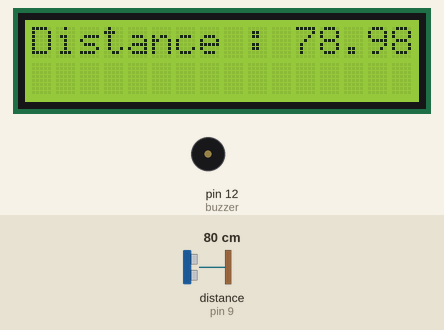
The sketch below on a simulated Arduino Uno, built with avr-gcc and run on an emulated ATmega328P. Shown: 16×2 character LCD, buzzer (waves = sounding, pin HIGH). Wiring (inferred from the names in the program): ultrasonic range finder: trigger pin 8; echo pin 9. The inputs (shaded band) are chosen by the test bench; at power-on: distance to the obstacle (sensor on pin 9) 80 cm. The echo pulse lasts 58.3 µs per cm; pins used as bus, display or sensor lines are not drawn.

Above: at 1.2 s.
1.3 s: distance to the obstacle (sensor on pin 9) set to 23 cm
At 2.0 s:
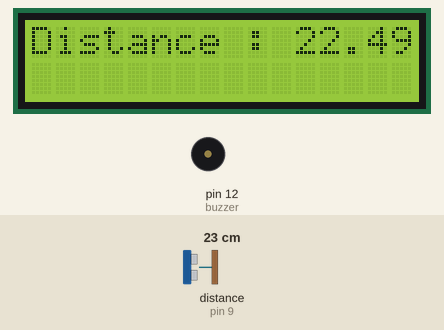
4.4 s: distance to the obstacle (sensor on pin 9) set to 18 cm
At 5.5 s:
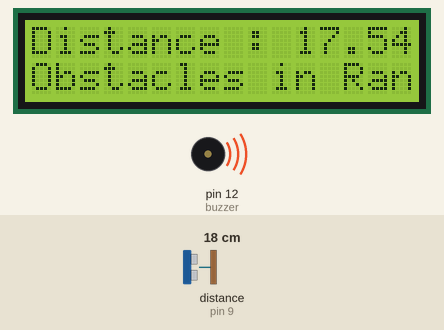
6.4 s: distance to the obstacle (sensor on pin 9) set to 2 cm
At 9.3 s:
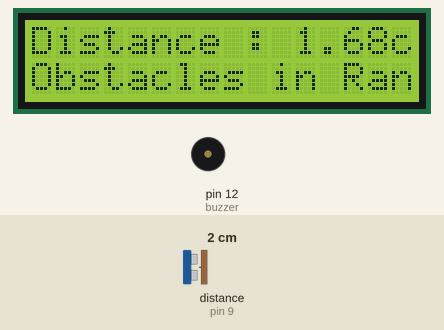
Timing chart, 0 to 15.3 s (numbered marks = the images above; inputs shaded):
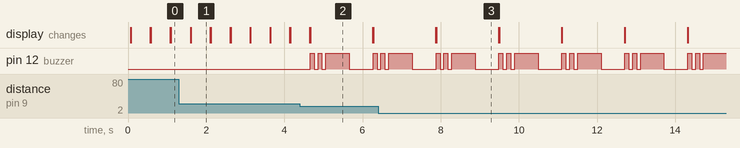

The sketch:

23._Ultrasonic_Sensor_and_Display.ino
```cpp
#include <LiquidCrystal.h>
int trig=8;
int echo=9;
int buzzer=12;
float duration;
float distance;

//LiquidCrystal led(RS,E,D4,D5,D6,D7)
LiquidCrystal lcd(2,3,4,5,6,7);
void setup() {
  pinMode(trig, OUTPUT);
  pinMode(echo, INPUT);
  pinMode(buzzer, OUTPUT);
  lcd.begin(16,2);


}

void loop() {
  digitalWrite(trig, LOW);
  delay(2);
  digitalWrite(trig,HIGH);
  delayMicroseconds(10);
  digitalWrite(trig,LOW);

  duration=pulseIn(echo,HIGH);
  distance=(duration*0.034)/2;

  lcd.setCursor(0,0);
  lcd.print("Distance : ");
  lcd.print(distance);
  lcd.print("cm");


  if (distance<20){
    digitalWrite(buzzer, HIGH);
    lcd.setCursor(0,1);
    lcd.print("Obstacles in Range");
    delay(100);
    digitalWrite(buzzer, LOW);
    delay(100);
    digitalWrite(buzzer, HIGH);
    delay(100);
    digitalWrite(buzzer, LOW);
    delay(100);
    digitalWrite(buzzer, HIGH);
    delay(600);
    digitalWrite(buzzer, LOW);
    delay(100);

  }
  else{
    digitalWrite(buzzer, LOW);

  }
  delay(500);
  lcd.clear();


}
```

Measured:
- the behaviour switches between 21 and 20 cm on distance to the obstacle (sensor on pin 9) (found by bisection; images 1 and 2)
- after the input at 1.3 s, the display: first differs from a run without the input after 0.31 s (image 1)
- after the input at 4.4 s, pin 12 (buzzer): LOW → HIGH after 0.26 s, → LOW 0.10 s later, → HIGH 0.10 s later, → LOW 0.10 s later, … (8 changes in this stretch); the display: first differs from a run without the input after 0.26 s (image 2)
- after the input at 6.4 s, the display: first differs from a run without the input after 1.5 s (image 3)
- what the display in image 1 shows lasts 0.5 s, from 1.6 s to 2.1 s
- what the display in image 2 shows lasts 1.6 s, from 4.7 s to 6.3 s
